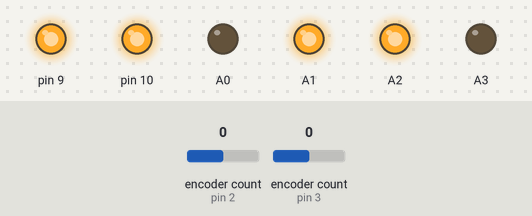
A sketch run on a simulated Arduino Uno, built with avr-gcc and run on an emulated ATmega328P. Shown: output pins drawn as LEDs (lit = HIGH). The test bench sets the inputs (shaded band); at power-on: encoder count (sensors on pin 2, pin 3) 0. What the sketch prints to the serial monitor is not drawn.

Above: at 1.2 s.
1.3 s: encoder count (sensor on pin 2) set to 1
At 2.0 s:
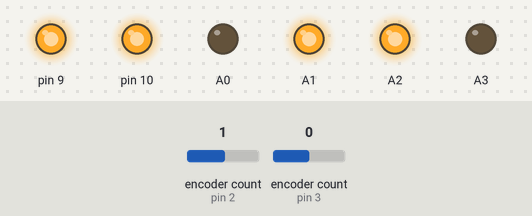
2.8 s: encoder count (sensor on pin 3) set to 4
At 4.0 s:
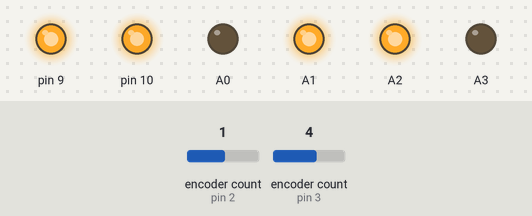
4.3 s: encoder count (sensor on pin 2) set to 0
At 5.4 s:
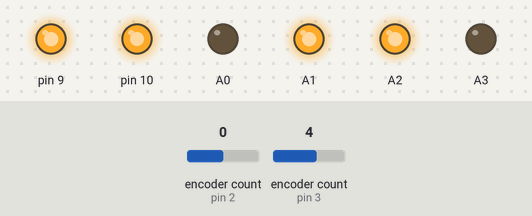
5.8 s: encoder count (sensor on pin 3) set to 8
At 6.6 s:
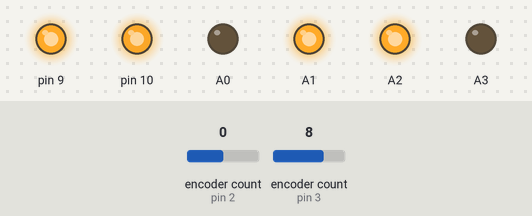
7.3 s: encoder count (sensor on pin 3) set to 9
At 7.7 s:
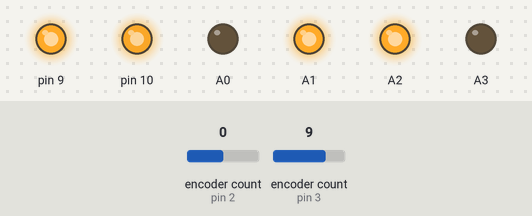
Timing chart, 0 to 9.8 s (numbered marks = the images above; inputs shaded):
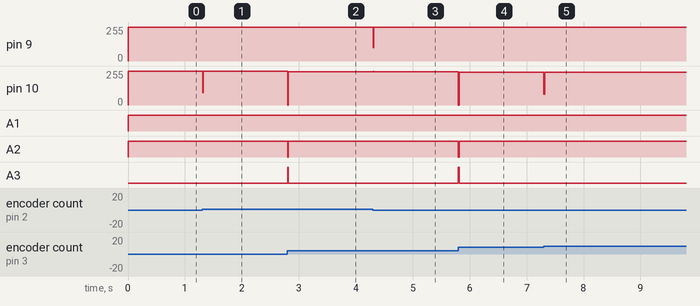

The sketch:

asservissement_robot_vitesse_polaire_odometrie.ino
```cpp
#include <Encoder.h>
#include <PID_v1.h>
#include <MCC.h>

#define COEFF_D 0.02356 //en cm/tourDeRoue
#define COEFF_R 0.00242 //en rad/tourDeRoue

/*Interruption*/
Encoder monEnc1(2, 4);
Encoder monEnc2(3, 5);
//Compteurs de pas des moteurs
double position1 = 0, position2 = 0;
double dernierePosition1 = 0, dernierePosition2 = 0;

/*Moteur*/
#define N_FILTRE 3
unsigned long dernierTemps, maintenant, deltaTemps; //en ms
double vitesse1, vitesse2, vitesses1[N_FILTRE] = {0}, vitesses2[N_FILTRE] = {0};//en tours/seconde
double vitesseLineaire, vitesseOrientation;
int i1 = 0, i2 = 0;
const double tour = 1633;//408.25 pas par tour
double pwmMax = 255;
MCC m1(A0, A1, 9), m2(A2, A3, 10);

/*Odométrie*/
double x = 0, y = 0, theta = 0, distanceLineaire, distanceOrientation;

/*PID*/
double consigneLineaire = 0, consigneOrientation = 2; //la consigne donne la vitesse voulue du moteur en tours/seconde
double commandeLineaire, commandeOrientation; //la commande est le pwm envoyé sur le moteur
unsigned int echantillonnage = 5; //l'échantillonnage est l'intervalle de temps entre chaque calcul de la commande, exprimé en milliseconde

//Réglage des coefficient des PID
const double kp = 2000;
const double ki = 1000;
const double kd = 0;

PID monPID1(&vitesseLineaire, &commandeLineaire, &consigneLineaire, kp, ki, kd, DIRECT);
PID monPID2(&vitesseOrientation, &commandeOrientation, &consigneOrientation, kp, ki, kd, DIRECT);

void getVitesse1() {
  vitesse1 -= vitesses1[i1] / N_FILTRE;
  vitesses1[i1] = (position1 - dernierePosition1) / deltaTemps * 1000 / tour;
  vitesse1 += vitesses1[i1] / N_FILTRE;
  if (++i1 == N_FILTRE) i1 = 0;
  dernierePosition1 = position1;
}

void getVitesse2() {
  vitesse2 -= vitesses2[i2] / N_FILTRE;
  vitesses2[i2] = (position2 - dernierePosition2) / deltaTemps * 1000 / tour;
  vitesse2 += vitesses2[i2] / N_FILTRE;
  if (++i2 == N_FILTRE) i2 = 0;
  dernierePosition2 = position2;
}

void setup() {
  /*Changement fréquence des pwm des pins 9, 10*/
  TCCR1B = (TCCR1B & 0xf8) | 0x01;

  /*Initialisation de la liaison série*/
  Serial.begin(115200);

  //Initialisation PID
  monPID1.SetSampleTime(echantillonnage);
  monPID1.SetOutputLimits(-pwmMax, pwmMax);
  monPID1.SetMode(AUTOMATIC);

  monPID2.SetSampleTime(echantillonnage);
  monPID2.SetOutputLimits(-pwmMax, pwmMax);
  monPID2.SetMode(AUTOMATIC);

  dernierTemps = millis() - echantillonnage;
}


void loop() {
  //Calcul et application de la commande
  maintenant = millis();
  deltaTemps = maintenant - dernierTemps;
  if (deltaTemps >= echantillonnage) {
    position1 = monEnc1.read();
    position2 = monEnc2.read();
    getVitesse1();
    getVitesse2();
    vitesseLineaire = (vitesse1 + vitesse2) / 2;
    vitesseOrientation = (-vitesse1 + vitesse2) / 2;
    dernierTemps = maintenant;
    distanceLineaire = vitesseLineaire * deltaTemps * COEFF_D;
    distanceOrientation = vitesseOrientation * deltaTemps * COEFF_R;
    x += cos(theta) * distanceLineaire;
    y += sin(theta) * distanceLineaire;
    theta += distanceOrientation;
  }
  monPID1.Compute();
  monPID2.Compute();
  m1.bouger((int)commandeLineaire - commandeOrientation);
  m2.bouger((int)commandeLineaire + commandeOrientation);

  //Affichage liaison série
  Serial.print(x);
  Serial.print(" ");
  Serial.println(y);
}
```

Measured:
- after the input at 1.3 s, pin 10: 255/255 → 254/255 at once
- after the input at 2.8 s, pin 10: 254/255 → 249/255 at once; A2: HIGH → LOW at once, → HIGH 0.02 s later; A3: LOW → HIGH at once, → LOW 0.02 s later
- after the input at 4.3 s, pin 9: 255/255 → 98/255 at once, → 255/255 0.01 s later; pin 10: 249/255 → 251/255 at once
- after the input at 5.8 s, pin 10: 251/255 → 246/255 at once; A2: HIGH → LOW at once, → HIGH 0.02 s later; A3: LOW → HIGH at once, → LOW 0.02 s later
- after the input at 7.3 s, pin 10: 246/255 → 244/255 at once
